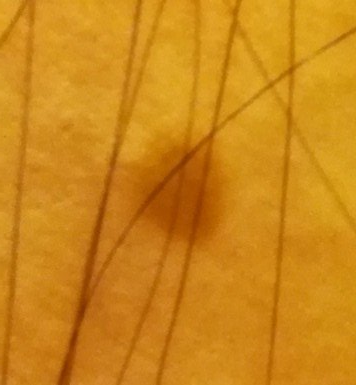
#> input picture HairRemoval/ava1.jpg, 356 x 385 px, given in place of 5436e3c6bae478396759f233.jpg, which was not available
$ jupyter execute ava_filter_experimentation.ipynb
#> lines starting #> are read from the running program, lines starting #| are printed output that depends on the picture; after the words box and inside, x2 and y2 are one past the last pixel; in counts of white or black regions, pixels touching at a corner belong together; pictures that were not available may be replaced by others from this repository, and a replacement may not be noted
[cell 1]
import cv2
import matplotlib.pyplot as plt
from matplotlib.colors import hsv_to_rgb
import numpy as np
from mpl_toolkits.mplot3d import Axes3D
from matplotlib import cm
from matplotlib import colors
import colorsys

[cell 2]
imageNames = [
    "5436e3c6bae478396759f233.jpg",
    "5aaf1253116597691362835b.jpg",
    "5aaf12ba116597691362b671.jpg",
    "5aaf13841165976913631d42.jpg",
    "5aaf1320116597691362ea91.jpg",
    "5592cfca9fc3c131551458e7.jpg",
    "5436e3b8bae478396759f18d.jpg"
]

def readAndConvert(image):
#> called with image = '5436e3c6bae478396759f233.jpg'
    im = cv2.imread(image)
#> im is the input picture: shape (385, 356, 3); mean B, G, R 24.7, 134.8, 204.2
    return cv2.cvtColor(im, cv2.COLOR_BGR2RGB)

images = [readAndConvert(image)for image in imageNames]
#> call 2 of readAndConvert, with image = '5aaf1253116597691362835b.jpg'
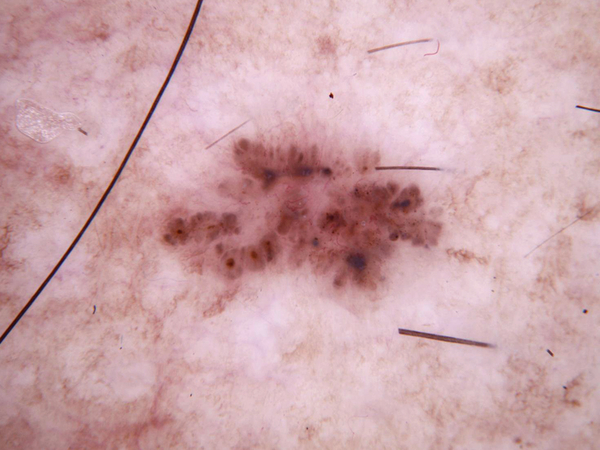
#> input picture HairRemoval/5aaf1253116597691362835b.jpg, 600 x 450 px
#> in readAndConvert, im is the input picture: shape (450, 600, 3); mean B, G, R 170, 165.2, 204.8
#> call 3 of readAndConvert, with image = '5aaf12ba116597691362b671.jpg'
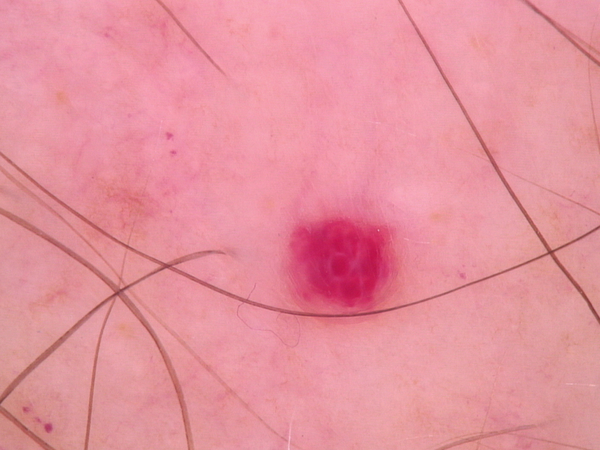
#> input picture HairRemoval/5aaf12ba116597691362b671.jpg, 600 x 450 px
#> in readAndConvert, im is the input picture: shape (450, 600, 3); mean B, G, R 157.3, 145.7, 229.5
#> call 4 of readAndConvert, with image = '5aaf13841165976913631d42.jpg'
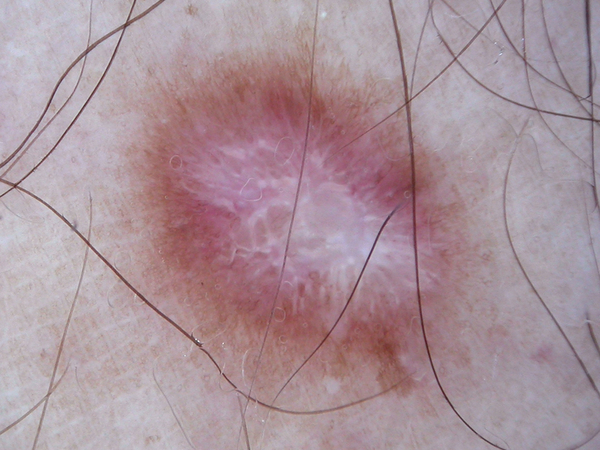
#> input picture HairRemoval/5aaf13841165976913631d42.jpg, 600 x 450 px
#> in readAndConvert, im is the input picture: shape (450, 600, 3); mean B, G, R 154.9, 146.6, 169.6
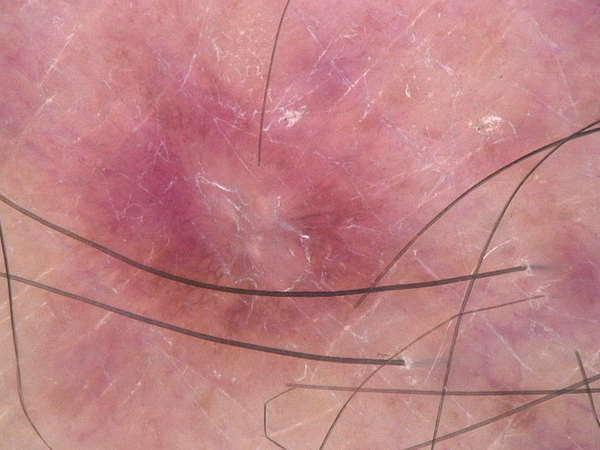
#> input picture HairRemoval/5aaf1320116597691362ea91.jpg, 600 x 450 px
#> in readAndConvert, im is the input picture: shape (450, 600, 3); mean B, G, R 132.6, 129.9, 191.1
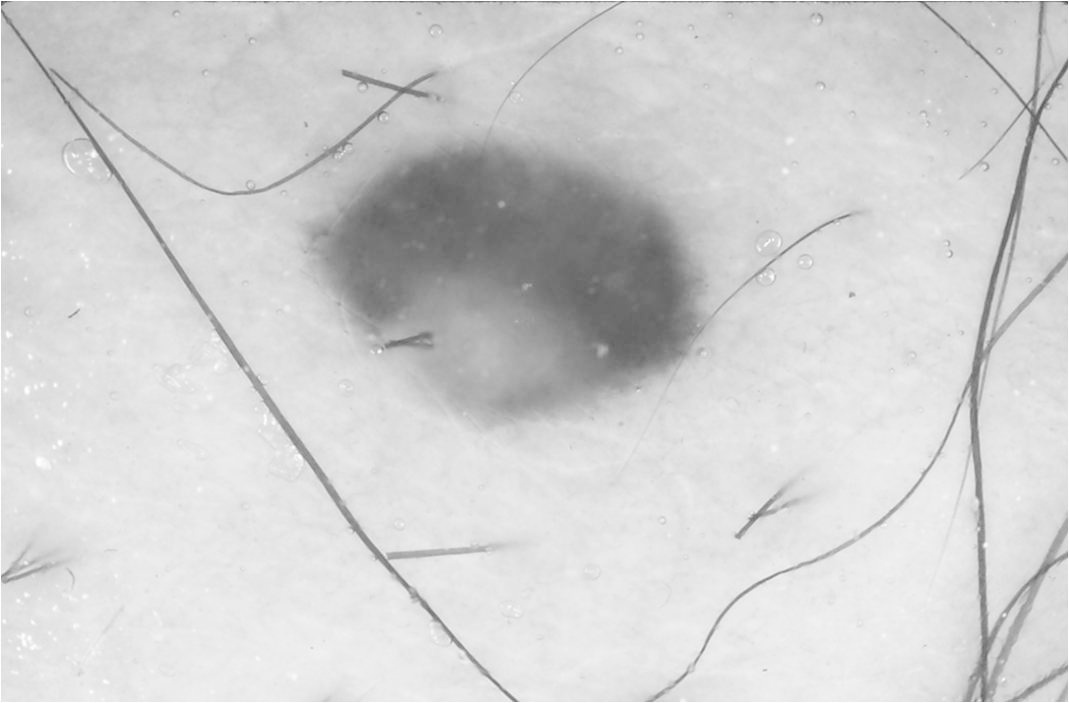
#> input picture HairRemoval/newImage0.jpg, 1069 x 703 px, given in place of 5592cfca9fc3c131551458e7.jpg, which was not available
#> in readAndConvert, im is the input picture: shape (703, 1069, 3); min 75, max 255, mean 209.2
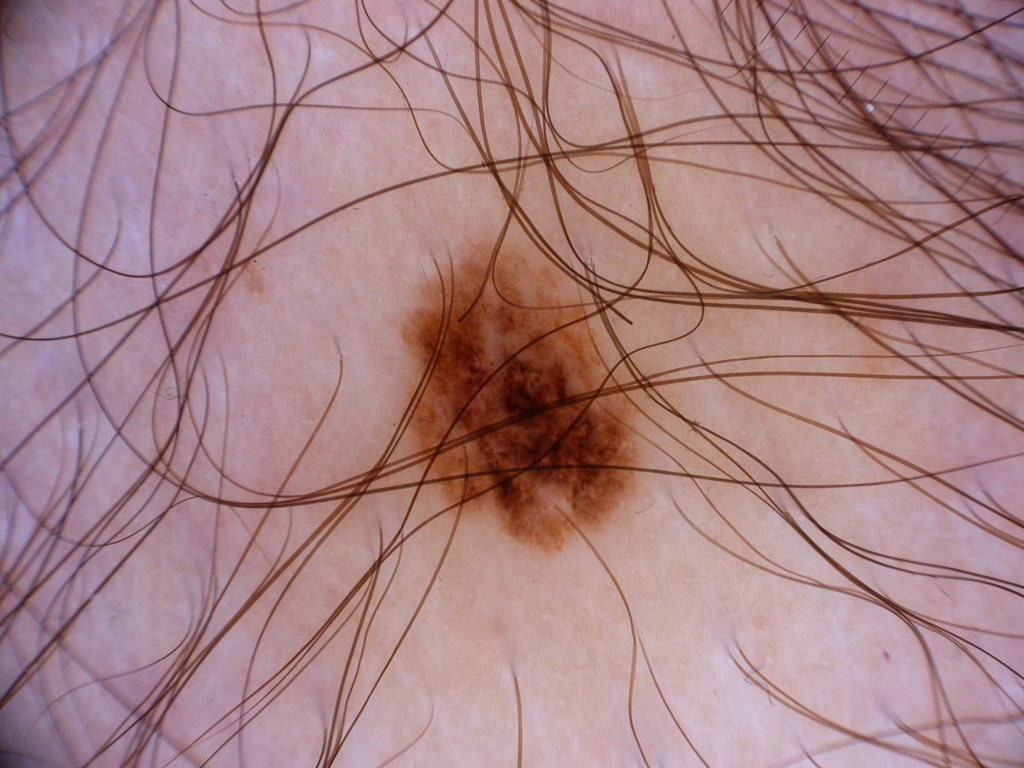
#> input picture HairRemoval/5436e3b8bae478396759f18d.jpg, 2048 x 1536 px (shown at 1/2 size)
#> in readAndConvert, im is the input picture: shape (1536, 2048, 3); mean B, G, R 133, 130.1, 167
#> images = 7 items

colorSpaceCount = 6

RGB = "RGB"
HSV = "HSV"
LUV = "LUV"
LUV_INVERTED = "LUV_INVERTED"
XYZ = "XYZ"
# "YUV": cv2.cvtColor(im_luv, cv2.COLOR_RGB2YUV),
HSL = "HSL"
# GRAY = "GRAY"

def getImageSpaces(im_RGB):
    return {
        RGB: im_RGB,
        HSV: cv2.cvtColor(im_RGB, cv2.COLOR_RGB2HSV),
        LUV: cv2.cvtColor(im_RGB, cv2.COLOR_RGB2LUV),
        LUV_INVERTED: cv2.bitwise_not(cv2.cvtColor(im_RGB, cv2.COLOR_RGB2LUV)),
        XYZ: cv2.cvtColor(im_RGB, cv2.COLOR_RGB2XYZ),
        # "YUV": cv2.cvtColor(im_luv, cv2.COLOR_RGB2YUV),
        HSL: cv2.cvtColor(im_RGB, cv2.COLOR_RGB2HLS)
#         GRAY: cv2.cvtColor(im_RGB, cv2.COLOR_RGB2GRAY)

    }

[cell 3]
def showEdgesWithBlur(i):
#> called with i = 0
    row = 2
    col = 3

    fig2, axs = plt.subplots(row,col,  figsize=(20,5))

    img = cv2.imread(imageNames[i],0)
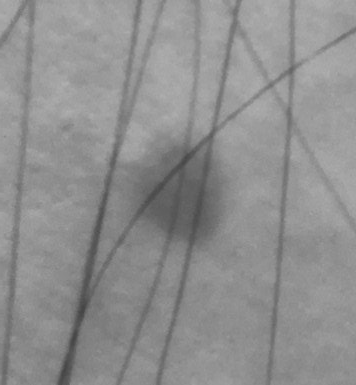
#> img: shape (385, 356); min 68, max 178, mean 143
    edges = cv2.Canny(img,100,200)
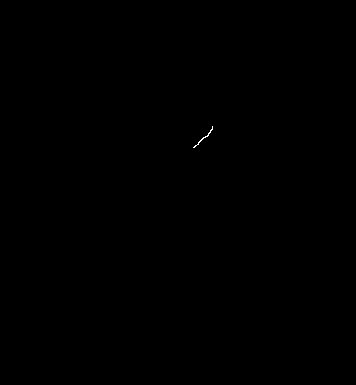
#> edges: shape (385, 356); 0.03% white in thin lines or dots, all inside (x1, y1, x2, y2) = (193, 126, 213, 148)

#     plt.subplot(121),plt.imshow(img,cmap = 'gray')
#     plt.title('Original Image'), plt.xticks([]), plt.yticks([])
    axs[0, 0].set_title('Image')
    axs[0, 0].imshow(img, cmap='gray')

#     plt.subplot(122),plt.imshow(edges,cmap = 'gray')
#     plt.title('Edge Image'), plt.xticks([]), plt.yticks([])
    axs[0, 1].set_title('Image')
    axs[0, 1].imshow(edges, cmap='gray')

#     plt.subplot(12),plt.imshow(img,cmap = 'gray')
#     plt.title('Edge Image'), plt.xticks([]), plt.yticks([])
    axs[0, 2].set_title('blurred edges')
    axs[0, 2].imshow(cv2.bilateralFilter(edges,9,40,20), cmap='gray')

    axs[1, 2].set_title('blurred edges')
    axs[1, 2].imshow(cv2.bilateralFilter(edges,9,40,175), cmap='gray')
    plt.show()

[cell 4]
showEdgesWithBlur(0)

[cell 5]
def identifyHairs(index):
#> called with index = 0
    img = cv2.imread(imageNames[index])
#     img = cv2.bilateralFilter(img,10,100,9)
    edges = cv2.Canny(img, 200, 250)
#> edges: shape (385, 356); every value is 0

    edges2 =cv2.bilateralFilter(edges,10,350,9)

    indices = np.where(edges != [0])
#> indices = (empty array, empty array)
    coordinates = zip(indices[0], indices[1])

    indices2 = np.where(edges2 != [0])
#> indices2 = (empty array, empty array)
    coordinates2 = zip(indices2[0], indices2[1])

    img2 =  readAndConvert(imageNames[index])
    img3 =  readAndConvert(imageNames[index])

    for c in coordinates:
        img2[c[0], c[1]] = (0,255,0)
#> this loop made 0 passes

    for c in coordinates2:
        img3[c[0], c[1]] = (0,255,0)

    from pylab import array, plot, show, axis, arange, figure, uint8

    row = 1
    col = 5

    fig2, axs = plt.subplots(row,col,  figsize=(15,5))
    fig2.suptitle('Updated Edges')

    axs[0].set_title('Image')
    axs[0].imshow(img, cmap='gray')

    axs[1].set_title('Edges')
    axs[1].imshow(edges)

    axs[2].set_title('Updated Image')
    axs[2].imshow(img2)

    axs[3].set_title('Blurred Edges')
    axs[3].imshow(edges2)

    axs[4].set_title('Updated Image Blurred Filter')
    axs[4].imshow(img3)

[cell 6]
for j in range(7):
    identifyHairs(j)
#> figure, not shown here; B, G, R data is drawn as R, G, B
#> figure, not shown here; B, G, R data is drawn as R, G, B
#> figure, not shown here; B, G, R data is drawn as R, G, B
#> figure, not shown here; B, G, R data is drawn as R, G, B
#> figure, not shown here; B, G, R data is drawn as R, G, B
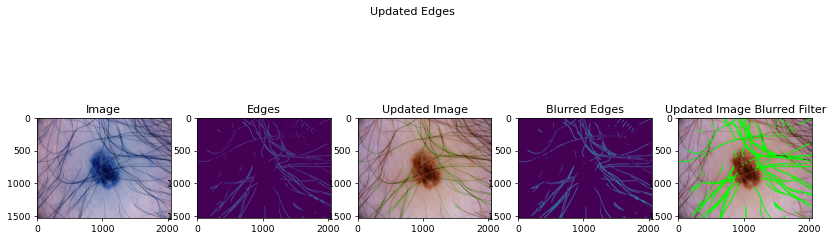
#> figure drawn by matplotlib, 5 panels; B, G, R data is drawn as R, G, B

[cell 7]
def identifyHairs2(index):
#> called with index = 0
    img = cv2.imread(imageNames[index])
#     img = cv2.medianBlur(img,5)
    img = cv2.GaussianBlur(img,(5,5),0)
#> img: shape (385, 356, 3)
    edges = cv2.Canny(img, 200, 250)

    edges2 =cv2.bilateralFilter(edges,10,350,9)

    indices = np.where(edges != [0])
#> indices = (empty array, empty array)
    coordinates = zip(indices[0], indices[1])

    indices2 = np.where(edges2 != [0])
#> indices2 = (empty array, empty array)
    coordinates2 = zip(indices2[0], indices2[1])

    img2 =  readAndConvert(imageNames[index])
    img3 =  readAndConvert(imageNames[index])

    for c in coordinates:
        img2[c[0], c[1]] = (0,255,0)

    for c in coordinates2:
        img3[c[0], c[1]] = (0,255,0)

    from pylab import array, plot, show, axis, arange, figure, uint8

    row = 1
    col = 5

    fig2, axs = plt.subplots(row,col,  figsize=(15,5))
    fig2.suptitle('Updated Edges')

    axs[0].set_title('Image')
    axs[0].imshow(img)

    axs[1].set_title('Edges')
    axs[1].imshow(edges)

    axs[2].set_title('Updated Image')
    axs[2].imshow(img2)

    axs[3].set_title('Blurred Edges')
    axs[3].imshow(edges2)

    axs[4].set_title('Updated Image Blurred Filter')
    axs[4].imshow(img3)

[cell 8]
for j in range(7):
    identifyHairs2(j)
#> figure, not shown here; B, G, R data is drawn as R, G, B
#> figure, not shown here; B, G, R data is drawn as R, G, B
#> figure, not shown here; B, G, R data is drawn as R, G, B
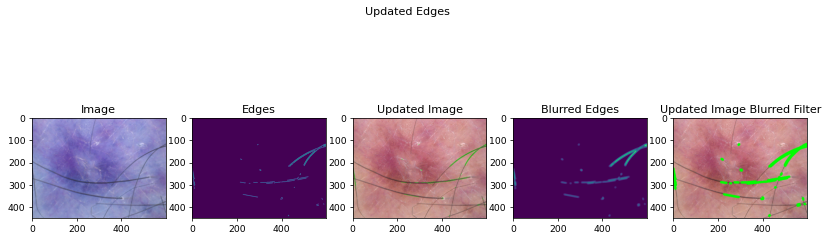
#> figure drawn by matplotlib, 5 panels

[cell 9]
def threshold(img, lowThresholdRatio=0.05, highThresholdRatio=0.09):

#> called with lowThresholdRatio = 0.01, highThresholdRatio = 0.09
    highThreshold = img.max() * highThresholdRatio;
#> highThreshold = 16.02
    lowThreshold = highThreshold * lowThresholdRatio;
#> lowThreshold = 0.16

    M, N = img.shape
#> M = 385; N = 356
    res = np.zeros((M,N), dtype=np.int32)

    weak = np.int32(25)
    strong = np.int32(255)

    strong_i, strong_j = np.where(img >= highThreshold)
    zeros_i, zeros_j = np.where(img < lowThreshold)
#> zeros_i = empty array; zeros_j = empty array

    weak_i, weak_j = np.where((img <= highThreshold) & (img >= lowThreshold))
#> weak_i = empty array; weak_j = empty array

    res[strong_i, strong_j] = strong
    res[weak_i, weak_j] = weak

    row = 1
    col = 3

    fig2, axs = plt.subplots(row,col,  figsize=(15,5))
    fig2.suptitle('Updated Edges')

    axs[0].set_title('res')
    axs[0].imshow(res)

#     axs[1].set_title('weak')
#     axs[1].imshow(weak)

#     axs[2].set_title('strong')
#     axs[2].imshow(strong)
